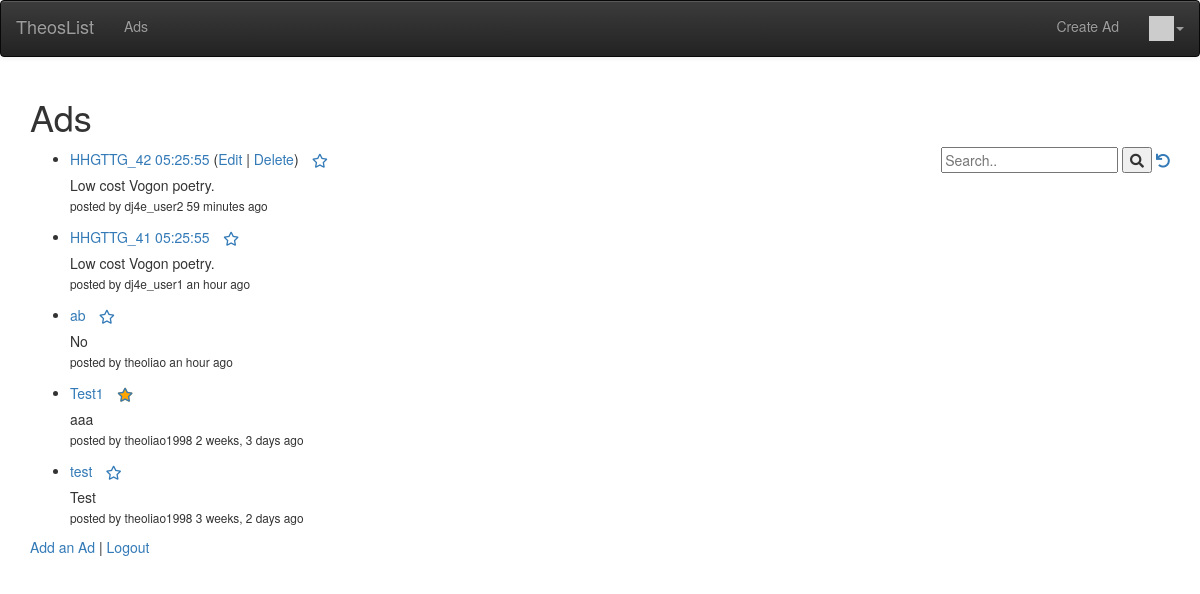
The page / (signed in) on the database its author committed.
### ads/models.py (models this page shows, shortened)
class Ad(models.Model) :
    title = models.CharField(
            max_length=200,
            validators=[MinLengthValidator(2, "Title must be greater than 2 characters")]
    )
    price = models.DecimalField(max_digits=7, decimal_places=2, null=True)
    text = models.TextField()
    owner = models.ForeignKey(settings.AUTH_USER_MODEL, on_delete=models.CASCADE)
    comments = models.ManyToManyField(settings.AUTH_USER_MODEL,
        through='Comment', related_name='comments_owned')
    picture = models.BinaryField(null=True, editable=True)
    content_type = models.CharField(max_length=256, null=True, help_text='The MIMEType of the file')
    created_at = models.DateTimeField(auto_now_add=True)
    updated_at = models.DateTimeField(auto_now=True)
    favorites = models.ManyToManyField(settings.AUTH_USER_MODEL,
        through='Fav', related_name='favorite_ads')

### ads/views.py (the view)
# urls.py: path('', views.AdListView.as_view(), name='all'),
class AdListView(OwnerListView):
    model = Ad
    template_name = "ads/ad_list.html"
    def get(self, request) :
        strval =  request.GET.get("search", False)
        if strval :
            query = Q(title__contains=strval)
            query.add(Q(text__contains=strval), Q.OR)
            objects = Ad.objects.filter(query).select_related().order_by('-updated_at')[:10]
        else :
            objects = Ad.objects.all().order_by('-updated_at')[:10]
        favorites = list()
        if request.user.is_authenticated:
            rows = request.user.favorite_ads.values('id')
            favorites = [ row['id'] for row in rows ]
        for obj in objects:
            obj.natural_updated = naturaltime(obj.updated_at)
        ctx = {'ad_list' : objects, 'search': strval, 'favorites': favorites}
        retval = render(request, self.template_name, ctx)
        dump_queries()
        return retval;

### ads/utils.py (called while the page is built)
def dump_queries() :
    qs = connection.queries
    for q in qs:
        print(q)

### home/context_processors.py (called while the page is built)
def settings(request):
    return {
        'settings': django_settings,
    }

### home/templatetags/app_tags.py (called while the page is built)
@register.filter(name='gravatar')
def gravatar(user, size=35):
    email = str(user.email.strip().lower()).encode('utf-8')
    email_hash = md5(email).hexdigest()
    url = "//www.gravatar.com/avatar/{0}?s={1}&d=identicon&r=PG"
    return url.format(email_hash, size)

### ads/templates/ads/ad_list.html (shortened to what this page needs)
{% extends "base_menu.html" %}
{% block content %}
<h1>Ads</h1>
<div style="float:right">
<form>
  <input type="text" placeholder="Search.." name="search"
  >
  <button type="submit"><i class="fa fa-search"></i></button>
<a href="{% url 'ads:all' %}"><i class="fa fa-undo"></i></a>
</form>
</div>
<p>
{% if ad_list %}
<ul>
  {% for ad in ad_list %}
    <li>
        <a href="{% url 'ads:ad_detail'  ad.id %}">{{ ad.title }}</a>
        {% if ad.owner == user %}
        (<a href="{% url 'ads:ad_update' ad.id %}">Edit</a> |
        <a href="{% url 'ads:ad_delete' ad.id %}">Delete</a>)
        {% endif %}
        {% if user.is_authenticated %}
        <a href="#" onclick=
            "favPost('{% url 'ads:ad_unfavorite' ad.id %}', {{ ad.id }} );return false;"
            id="favorite_star_{{ad.id}}">
        <span class="fa-stack" style="vertical-align: middle;">
        <i class="fa fa-star fa-stack-1x" style="color: orange;"></i>
        <i class="fa fa-star-o fa-stack-1x"></i>
        </span>
        </a>
        <a href="#" onclick=
             "favPost('{% url 'ads:ad_favorite' ad.id %}', {{ ad.id }} );return false;"
            id="unfavorite_star_{{ad.id}}">
        <span class="fa-stack">
        <i class="fa fa-star-o fa-stack-1x"></i>
        </span>
        </a>
        {% endif %}
        <br/>
        <div style="left:10px">
            {% if ad.text|length < 100 %}
                {{ ad.text }}
            {% else %}
                {{ ad.text|slice:"0:99" }}
                <a href="{% url 'ads:ad_detail'  ad.id %}">...</a>
            {% endif %}
        </div>
        <small>
        {% if ad.owner.username %}
            posted by {{ ad.owner.username }}
        {% endif %}
        {{ ad.natural_updated }}
        </small>
        </p>
    </li>
  {% endfor %}
{% else %}
  <p>There are no ads in the database.</p>
{% endif %}
<p>
<a href="{% url 'ads:ad_create' %}">Add an Ad</a> |
{% if user.is_authenticated %}
<a href="{% url 'logout' %}?next={% url 'ads:all' %}">Logout</a>
{% else %}
<a href="{% url 'login' %}?next={% url 'ads:all' %}">Login</a>
{% endif %}
</p>
{% endblock %}

### rows shown on the page
Ad: title "HHGTTG_42 05:25:55", shows "Edit", text "Low cost Vogon poetry.", owner.username "dj4e_user2", natural_updated "59 minutes ago"
Ad: title "HHGTTG_41 05:25:55", text "Low cost Vogon poetry.", owner.username "dj4e_user1", natural_updated "an hour ago"
Ad: title "ab", text "No", owner.username "theoliao", natural_updated "an hour ago"
Ad: title "Test1", text "aaa", owner.username "theoliao1998", natural_updated "2 weeks, 3 days ago"
Ad: title "test", text "Test", owner.username "theoliao1998", natural_updated "3 weeks, 2 days ago"

### other values the page prints
{{ settings.APP_NAME }} "TheosList"
